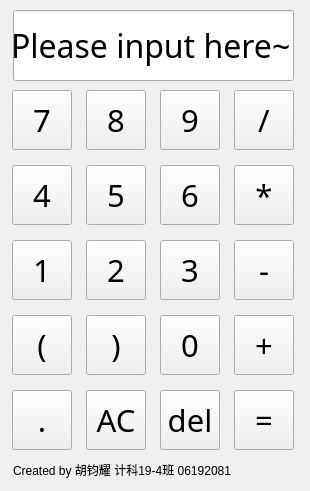
<?xml version="1.0" encoding="UTF-8"?>
<ui version="4.0">
 <class>calculator</class>
 <widget class="QMainWindow" name="calculator">
  <property name="geometry">
   <rect>
    <x>0</x>
    <y>0</y>
    <width>310</width>
    <height>491</height>
   </rect>
  </property>
  <property name="minimumSize">
   <size>
    <width>310</width>
    <height>491</height>
   </size>
  </property>
  <property name="maximumSize">
   <size>
    <width>310</width>
    <height>491</height>
   </size>
  </property>
  <property name="windowTitle">
   <string>calculator</string>
  </property>
  <widget class="QWidget" name="centralwidget">
   <widget class="QPushButton" name="num0">
    <property name="geometry">
     <rect>
      <x>160</x>
      <y>315</y>
      <width>60</width>
      <height>60</height>
     </rect>
    </property>
    <property name="minimumSize">
     <size>
      <width>60</width>
      <height>60</height>
     </size>
    </property>
    <property name="maximumSize">
     <size>
      <width>60</width>
      <height>60</height>
     </size>
    </property>
    <property name="font">
     <font>
      <family>汉仪晨妹子简</family>
      <pointsize>23</pointsize>
     </font>
    </property>
    <property name="text">
     <string>0</string>
    </property>
    <property name="iconSize">
     <size>
      <width>16</width>
      <height>16</height>
     </size>
    </property>
   </widget>
   <widget class="QPushButton" name="op_AC">
    <property name="geometry">
     <rect>
      <x>86</x>
      <y>390</y>
      <width>60</width>
      <height>60</height>
     </rect>
    </property>
    <property name="minimumSize">
     <size>
      <width>60</width>
      <height>60</height>
     </size>
    </property>
    <property name="maximumSize">
     <size>
      <width>60</width>
      <height>60</height>
     </size>
    </property>
    <property name="font">
     <font>
      <family>汉仪晨妹子简</family>
      <pointsize>23</pointsize>
     </font>
    </property>
    <property name="text">
     <string>AC</string>
    </property>
    <property name="iconSize">
     <size>
      <width>16</width>
      <height>16</height>
     </size>
    </property>
   </widget>
   <widget class="QPushButton" name="num4">
    <property name="geometry">
     <rect>
      <x>12</x>
      <y>165</y>
      <width>60</width>
      <height>60</height>
     </rect>
    </property>
    <property name="minimumSize">
     <size>
      <width>60</width>
      <height>60</height>
     </size>
    </property>
    <property name="maximumSize">
     <size>
      <width>60</width>
      <height>60</height>
     </size>
    </property>
    <property name="font">
     <font>
      <family>汉仪晨妹子简</family>
      <pointsize>23</pointsize>
     </font>
    </property>
    <property name="text">
     <string>4</string>
    </property>
    <property name="iconSize">
     <size>
      <width>16</width>
      <height>16</height>
     </size>
    </property>
   </widget>
   <widget class="QPushButton" name="op_pnt">
    <property name="geometry">
     <rect>
      <x>12</x>
      <y>390</y>
      <width>60</width>
      <height>60</height>
     </rect>
    </property>
    <property name="minimumSize">
     <size>
      <width>60</width>
      <height>60</height>
     </size>
    </property>
    <property name="maximumSize">
     <size>
      <width>60</width>
      <height>60</height>
     </size>
    </property>
    <property name="font">
     <font>
      <family>汉仪晨妹子简</family>
      <pointsize>23</pointsize>
     </font>
    </property>
    <property name="text">
     <string>.</string>
    </property>
    <property name="iconSize">
     <size>
      <width>16</width>
      <height>16</height>
     </size>
    </property>
   </widget>
   <widget class="QPushButton" name="op_add">
    <property name="geometry">
     <rect>
      <x>234</x>
      <y>315</y>
      <width>60</width>
      <height>60</height>
     </rect>
    </property>
    <property name="minimumSize">
     <size>
      <width>60</width>
      <height>60</height>
     </size>
    </property>
    <property name="maximumSize">
     <size>
      <width>60</width>
      <height>60</height>
     </size>
    </property>
    <property name="font">
     <font>
      <family>汉仪晨妹子简</family>
      <pointsize>23</pointsize>
     </font>
    </property>
    <property name="text">
     <string>+</string>
    </property>
    <property name="iconSize">
     <size>
      <width>16</width>
      <height>16</height>
     </size>
    </property>
   </widget>
   <widget class="QPushButton" name="op_mul">
    <property name="geometry">
     <rect>
      <x>234</x>
      <y>165</y>
      <width>60</width>
      <height>60</height>
     </rect>
    </property>
    <property name="minimumSize">
     <size>
      <width>60</width>
      <height>60</height>
     </size>
    </property>
    <property name="maximumSize">
     <size>
      <width>60</width>
      <height>60</height>
     </size>
    </property>
    <property name="font">
     <font>
      <family>汉仪晨妹子简</family>
      <pointsize>23</pointsize>
      <weight>50</weight>
      <bold>false</bold>
     </font>
    </property>
    <property name="text">
     <string>*</string>
    </property>
    <property name="iconSize">
     <size>
      <width>16</width>
      <height>16</height>
     </size>
    </property>
   </widget>
   <widget class="QPushButton" name="num2">
    <property name="geometry">
     <rect>
      <x>86</x>
      <y>240</y>
      <width>60</width>
      <height>60</height>
     </rect>
    </property>
    <property name="minimumSize">
     <size>
      <width>60</width>
      <height>60</height>
     </size>
    </property>
    <property name="maximumSize">
     <size>
      <width>60</width>
      <height>60</height>
     </size>
    </property>
    <property name="font">
     <font>
      <family>汉仪晨妹子简</family>
      <pointsize>23</pointsize>
     </font>
    </property>
    <property name="text">
     <string>2</string>
    </property>
    <property name="iconSize">
     <size>
      <width>16</width>
      <height>16</height>
     </size>
    </property>
   </widget>
   <widget class="QPushButton" name="op_rt">
    <property name="geometry">
     <rect>
      <x>86</x>
      <y>315</y>
      <width>60</width>
      <height>60</height>
     </rect>
    </property>
    <property name="minimumSize">
     <size>
      <width>60</width>
      <height>60</height>
     </size>
    </property>
    <property name="maximumSize">
     <size>
      <width>60</width>
      <height>60</height>
     </size>
    </property>
    <property name="font">
     <font>
      <family>汉仪晨妹子简</family>
      <pointsize>23</pointsize>
     </font>
    </property>
    <property name="text">
     <string>)</string>
    </property>
    <property name="iconSize">
     <size>
      <width>16</width>
      <height>16</height>
     </size>
    </property>
   </widget>
   <widget class="QLineEdit" name="resultbox">
    <property name="geometry">
     <rect>
      <x>13</x>
      <y>10</y>
      <width>281</width>
      <height>71</height>
     </rect>
    </property>
    <property name="font">
     <font>
      <family>汉仪晨妹子简</family>
      <pointsize>24</pointsize>
     </font>
    </property>
    <property name="text">
     <string>Please input here~</string>
    </property>
   </widget>
   <widget class="QPushButton" name="num3">
    <property name="geometry">
     <rect>
      <x>160</x>
      <y>240</y>
      <width>60</width>
      <height>60</height>
     </rect>
    </property>
    <property name="minimumSize">
     <size>
      <width>60</width>
      <height>60</height>
     </size>
    </property>
    <property name="maximumSize">
     <size>
      <width>60</width>
      <height>60</height>
     </size>
    </property>
    <property name="font">
     <font>
      <family>汉仪晨妹子简</family>
      <pointsize>23</pointsize>
     </font>
    </property>
    <property name="text">
     <string>3</string>
    </property>
    <property name="iconSize">
     <size>
      <width>16</width>
      <height>16</height>
     </size>
    </property>
   </widget>
   <widget class="QPushButton" name="op_sub">
    <property name="geometry">
     <rect>
      <x>234</x>
      <y>240</y>
      <width>60</width>
      <height>60</height>
     </rect>
    </property>
    <property name="minimumSize">
     <size>
      <width>60</width>
      <height>60</height>
     </size>
    </property>
    <property name="maximumSize">
     <size>
      <width>60</width>
      <height>60</height>
     </size>
    </property>
    <property name="font">
     <font>
      <family>汉仪晨妹子简</family>
      <pointsize>23</pointsize>
     </font>
    </property>
    <property name="text">
     <string>-</string>
    </property>
    <property name="iconSize">
     <size>
      <width>16</width>
      <height>16</height>
     </size>
    </property>
   </widget>
   <widget class="QPushButton" name="num5">
    <property name="geometry">
     <rect>
      <x>86</x>
      <y>165</y>
      <width>60</width>
      <height>60</height>
     </rect>
    </property>
    <property name="minimumSize">
     <size>
      <width>60</width>
      <height>60</height>
     </size>
    </property>
    <property name="maximumSize">
     <size>
      <width>60</width>
      <height>60</height>
     </size>
    </property>
    <property name="font">
     <font>
      <family>汉仪晨妹子简</family>
      <pointsize>23</pointsize>
     </font>
    </property>
    <property name="text">
     <string>5</string>
    </property>
    <property name="iconSize">
     <size>
      <width>16</width>
      <height>16</height>
     </size>
    </property>
   </widget>
   <widget class="QPushButton" name="num7">
    <property name="geometry">
     <rect>
      <x>12</x>
      <y>90</y>
      <width>60</width>
      <height>60</height>
     </rect>
    </property>
    <property name="minimumSize">
     <size>
      <width>60</width>
      <height>60</height>
     </size>
    </property>
    <property name="maximumSize">
     <size>
      <width>60</width>
      <height>60</height>
     </size>
    </property>
    <property name="font">
     <font>
      <family>汉仪晨妹子简</family>
      <pointsize>23</pointsize>
     </font>
    </property>
    <property name="text">
     <string>7</string>
    </property>
    <property name="iconSize">
     <size>
      <width>16</width>
      <height>16</height>
     </size>
    </property>
   </widget>
   <widget class="QPushButton" name="op_lf">
    <property name="geometry">
     <rect>
      <x>12</x>
      <y>315</y>
      <width>60</width>
      <height>60</height>
     </rect>
    </property>
    <property name="minimumSize">
     <size>
      <width>60</width>
      <height>60</height>
     </size>
    </property>
    <property name="maximumSize">
     <size>
      <width>60</width>
      <height>60</height>
     </size>
    </property>
    <property name="font">
     <font>
      <family>汉仪晨妹子简</family>
      <pointsize>23</pointsize>
     </font>
    </property>
    <property name="text">
     <string>(</string>
    </property>
    <property name="iconSize">
     <size>
      <width>16</width>
      <height>16</height>
     </size>
    </property>
   </widget>
   <widget class="QPushButton" name="num8">
    <property name="geometry">
     <rect>
      <x>86</x>
      <y>90</y>
      <width>60</width>
      <height>60</height>
     </rect>
    </property>
    <property name="minimumSize">
     <size>
      <width>60</width>
      <height>60</height>
     </size>
    </property>
    <property name="maximumSize">
     <size>
      <width>60</width>
      <height>60</height>
     </size>
    </property>
    <property name="font">
     <font>
      <family>汉仪晨妹子简</family>
      <pointsize>23</pointsize>
     </font>
    </property>
    <property name="text">
     <string>8</string>
    </property>
    <property name="iconSize">
     <size>
      <width>16</width>
      <height>16</height>
     </size>
    </property>
   </widget>
   <widget class="QPushButton" name="op_eqa">
    <property name="geometry">
     <rect>
      <x>234</x>
      <y>390</y>
      <width>60</width>
      <height>60</height>
     </rect>
    </property>
    <property name="minimumSize">
     <size>
      <width>60</width>
      <height>60</height>
     </size>
    </property>
    <property name="maximumSize">
     <size>
      <width>60</width>
      <height>60</height>
     </size>
    </property>
    <property name="font">
     <font>
      <family>汉仪晨妹子简</family>
      <pointsize>23</pointsize>
     </font>
    </property>
    <property name="text">
     <string>=</string>
    </property>
    <property name="iconSize">
     <size>
      <width>16</width>
      <height>16</height>
     </size>
    </property>
   </widget>
   <widget class="QPushButton" name="num1">
    <property name="geometry">
     <rect>
      <x>12</x>
      <y>240</y>
      <width>60</width>
      <height>60</height>
     </rect>
    </property>
    <property name="minimumSize">
     <size>
      <width>60</width>
      <height>60</height>
     </size>
    </property>
    <property name="maximumSize">
     <size>
      <width>60</width>
      <height>60</height>
     </size>
    </property>
    <property name="font">
     <font>
      <family>汉仪晨妹子简</family>
      <pointsize>23</pointsize>
     </font>
    </property>
    <property name="text">
     <string>1</string>
    </property>
    <property name="iconSize">
     <size>
      <width>16</width>
      <height>16</height>
     </size>
    </property>
   </widget>
   <widget class="QLabel" name="label">
    <property name="geometry">
     <rect>
      <x>13</x>
      <y>460</y>
      <width>291</width>
      <height>20</height>
     </rect>
    </property>
    <property name="text">
     <string>Created by 胡钧耀 计科19-4班 06192081</string>
    </property>
   </widget>
   <widget class="QPushButton" name="op_del">
    <property name="geometry">
     <rect>
      <x>160</x>
      <y>390</y>
      <width>60</width>
      <height>60</height>
     </rect>
    </property>
    <property name="minimumSize">
     <size>
      <width>60</width>
      <height>60</height>
     </size>
    </property>
    <property name="maximumSize">
     <size>
      <width>60</width>
      <height>60</height>
     </size>
    </property>
    <property name="font">
     <font>
      <family>汉仪晨妹子简</family>
      <pointsize>23</pointsize>
     </font>
    </property>
    <property name="text">
     <string>del</string>
    </property>
    <property name="iconSize">
     <size>
      <width>16</width>
      <height>16</height>
     </size>
    </property>
   </widget>
   <widget class="QPushButton" name="num9">
    <property name="geometry">
     <rect>
      <x>160</x>
      <y>90</y>
      <width>60</width>
      <height>60</height>
     </rect>
    </property>
    <property name="minimumSize">
     <size>
      <width>60</width>
      <height>60</height>
     </size>
    </property>
    <property name="maximumSize">
     <size>
      <width>60</width>
      <height>60</height>
     </size>
    </property>
    <property name="font">
     <font>
      <family>汉仪晨妹子简</family>
      <pointsize>23</pointsize>
     </font>
    </property>
    <property name="text">
     <string>9</string>
    </property>
    <property name="iconSize">
     <size>
      <width>16</width>
      <height>16</height>
     </size>
    </property>
   </widget>
   <widget class="QPushButton" name="op_dvd">
    <property name="geometry">
     <rect>
      <x>234</x>
      <y>90</y>
      <width>60</width>
      <height>60</height>
     </rect>
    </property>
    <property name="minimumSize">
     <size>
      <width>60</width>
      <height>60</height>
     </size>
    </property>
    <property name="maximumSize">
     <size>
      <width>60</width>
      <height>60</height>
     </size>
    </property>
    <property name="font">
     <font>
      <family>汉仪晨妹子简</family>
      <pointsize>23</pointsize>
     </font>
    </property>
    <property name="text">
     <string>/</string>
    </property>
    <property name="iconSize">
     <size>
      <width>16</width>
      <height>16</height>
     </size>
    </property>
   </widget>
   <widget class="QPushButton" name="num6">
    <property name="geometry">
     <rect>
      <x>160</x>
      <y>165</y>
      <width>60</width>
      <height>60</height>
     </rect>
    </property>
    <property name="minimumSize">
     <size>
      <width>60</width>
      <height>60</height>
     </size>
    </property>
    <property name="maximumSize">
     <size>
      <width>60</width>
      <height>60</height>
     </size>
    </property>
    <property name="font">
     <font>
      <family>汉仪晨妹子简</family>
      <pointsize>23</pointsize>
     </font>
    </property>
    <property name="text">
     <string>6</string>
    </property>
    <property name="iconSize">
     <size>
      <width>16</width>
      <height>16</height>
     </size>
    </property>
   </widget>
  </widget>
 </widget>
 <resources/>
 <connections/>
</ui>
